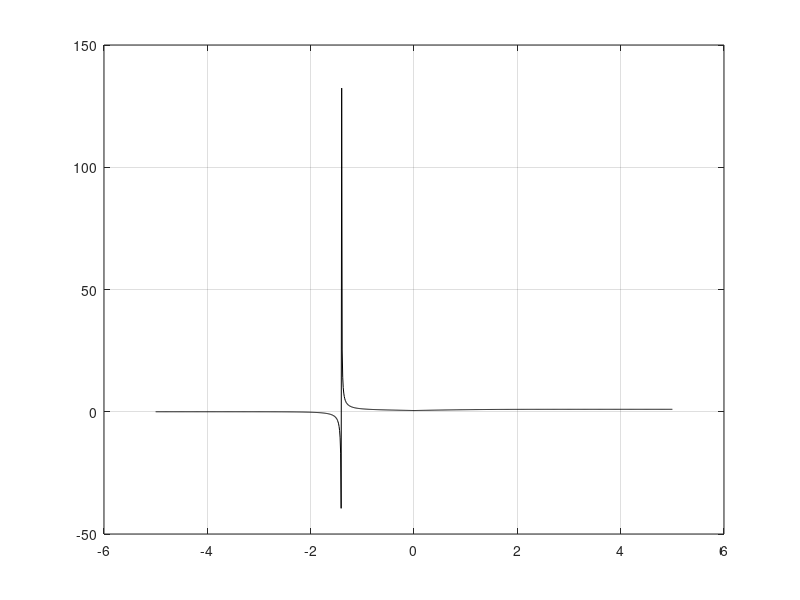

Here is the MATLAB script that generated this plot:
clear all
index = 0;
for x = -5:.01:5;
   index = index +1;
   if (x >= 0) 
   denom = 0.661 * x + 0.339 * sqrt(x^2 + 5.51);
   expo = exp(-x^2 /2.0);
   que(index) = 1.0 - (1.0 / sqrt(2.0 * pi)) * (1.0 / denom) * expo;
else
   denom = 0.661 * x + 0.339 * sqrt(x^2 + 5.51);
   expo = exp(-x^2 /2.0);
   value = 1.0 - (1.0 / sqrt(2.0 * pi)) * (1.0 / denom) * expo;
   que(index) = 1.0 - value;
end
end
xx = -5:.01:5;
plot(xx,que,'k');
grid



   